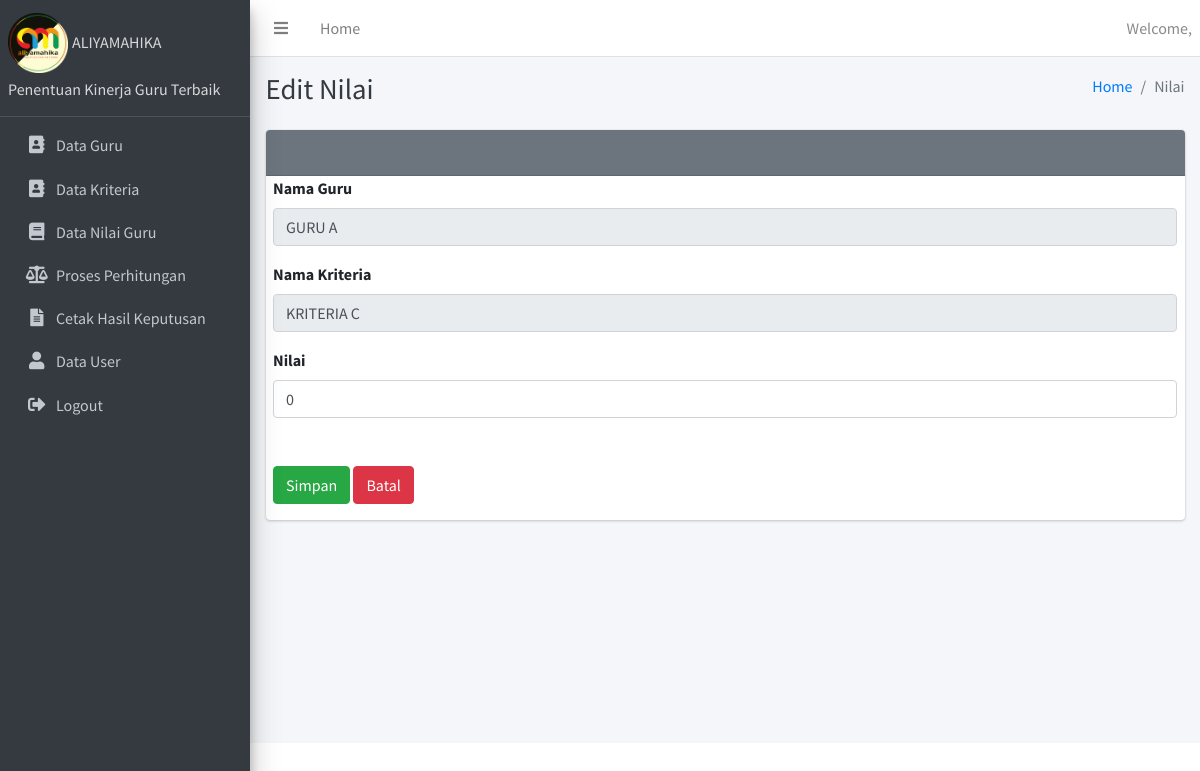
The page /dashboard.php?module=edit_nilai&id_kinerja=KJ01&id_kriteria=KR03 on the database as committed earlier.
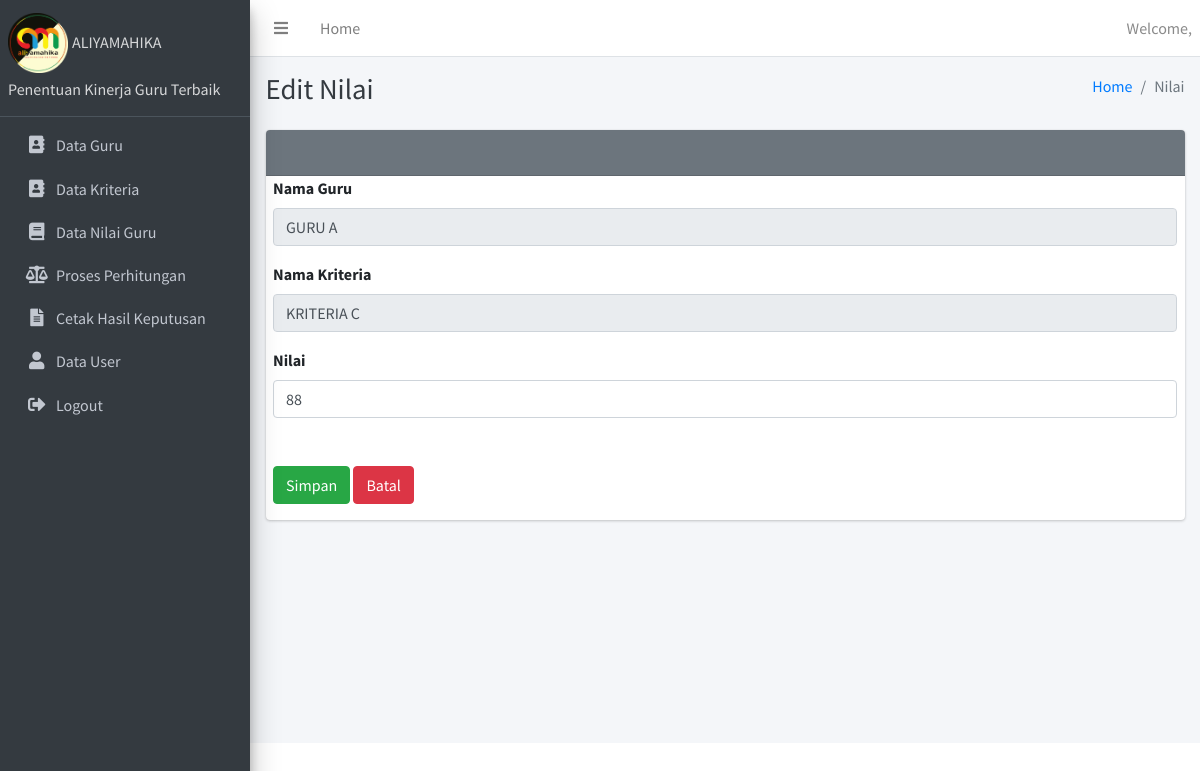
The same page on the database as committed later.
### tables this page shows
CREATE TABLE `guru` (
  `id_guru` varchar(10) NOT NULL,
  `nm_guru` varchar(20) DEFAULT NULL,
  `jenkel` varchar(20) DEFAULT NULL,
  `alamat` varchar(50) NOT NULL
);

CREATE TABLE `nilai` (
  `id_nilai` int(11) NOT NULL,
  `id_kriteria` varchar(10) NOT NULL,
  `id_kinerja` varchar(10) NOT NULL,
  `nilai` int(11) NOT NULL,
  `nil_hitung` float NOT NULL
);

CREATE TABLE `kriteria` (
  `id_kriteria` varchar(10) NOT NULL,
  `nm_kriteria` varchar(40) DEFAULT NULL,
  `tren` varchar(20) DEFAULT NULL,
  `bobot` int(11) DEFAULT NULL
);

### modul/nilai/edit_nilai.php (the view, shortened to what this page needs)
<?php
$query = mysqli_query($koneksi, "SELECT nilai.id_kriteria AS id_kriteria, nilai.id_kinerja AS id_kinerja, guru.nm_guru AS nm_guru, kriteria.nm_kriteria AS nm_kriteria, nilai.nilai AS nilai FROM guru, kinerja, nilai, kriteria WHERE guru.id_guru=kinerja.id_guru AND kinerja.id_kinerja=nilai.id_kinerja AND nilai.id_kriteria=kriteria.id_kriteria AND nilai.id_kinerja='$_GET[id_kinerja]' AND nilai.id_kriteria='$_GET[id_kriteria]'");
$row = mysqli_fetch_assoc($query);
?>
<div class="content-header">
  <div class="container-fluid">
    <div class="row mb-2">
      <div class="col-sm-6">
        <h1 class="m-0 text-dark">Edit Nilai</h1>
      </div>
      <div class="col-sm-6">
        <ol class="breadcrumb float-sm-right">
          <li class="breadcrumb-item"><a href="?module=home">Home</a></li>
          <li class="breadcrumb-item active">Nilai</li>
        </ol>
      </div>
    </div>
  </div>
</div>
<section class="content">
      <div class="container-fluid">
      <div class="row">
        <div class="col-12">
			<div class="card card-secondary">
              	<div class="card-header">
                	<h3 class="card-title">&nbsp;</h3>
              			</div>
						<form class="form-horizontal" action="" method="post">
							<div class="form-group">
								<label class="col-sm-3 control-label">Nama Guru</label>
								<div class="col-sm-12">
									<input type="text" name="nm_guru" value="<?php echo $row['nm_guru'];?>" class="form-control" readonly="readonly">
								</div>
							</div>
							<div class="form-group">
								<label class="col-sm-3 control-label">Nama Kriteria</label>
								<div class="col-sm-12">
									<input type="text" name="nm_guru" value="<?php echo $row['nm_kriteria'];?>" class="form-control" readonly="readonly">
								</div>
							</div><div class="form-group">
								<label class="col-sm-3 control-label">Nilai</label>
								<div class="col-sm-12">
									<input type="text" name="nilai" value="<?php echo $row['nilai'];?>" class="form-control" placeholder="Nilai" required>
								</div>
							</div>
							<div class="form-group">
								<label class="col-sm-3 control-label">&nbsp;</label>
								<div class="col-sm-12">
									<input type="submit" name="ubah" class="btn btn-success" value="Simpan">
									<a href="?module=data_nilai" class="btn btn-danger">Batal</a>
								</div>
							</div>
						</div>
					</div>
			</div>
		</div>
	</div>

Rows that differ between the two databases and show on the page:
changed through a linked row, guru "GURU A": nilai "0" → "88"
